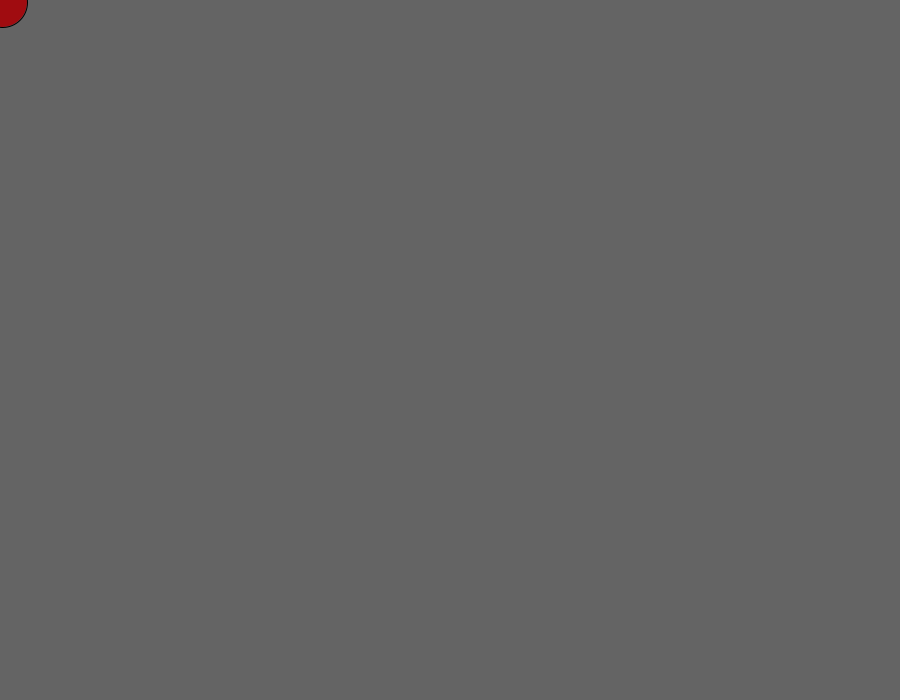
Frame 1 (no input)
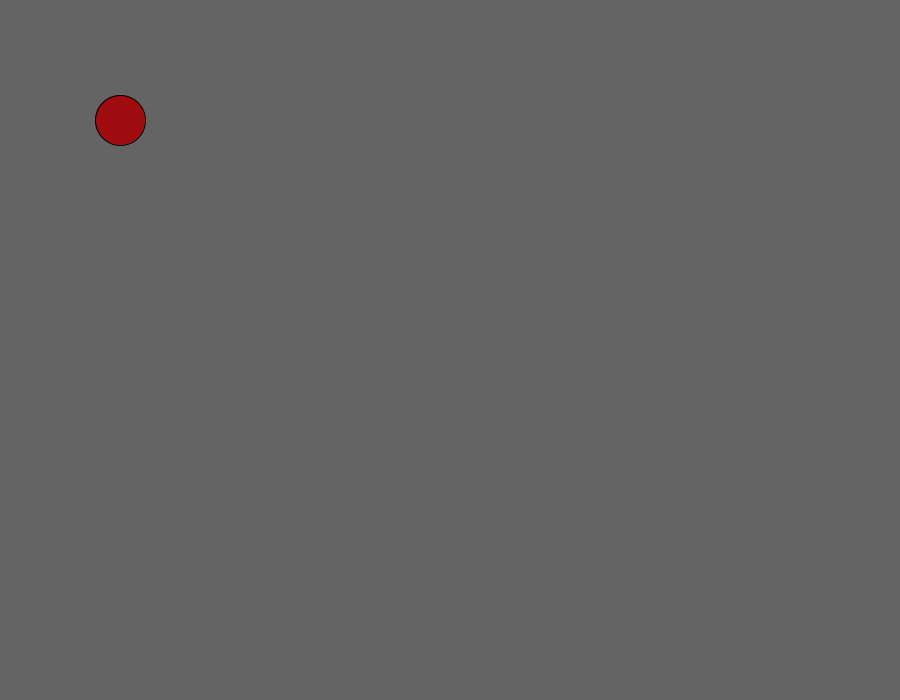
Frame 60 (the mouse pressed at the canvas centre just before this capture)
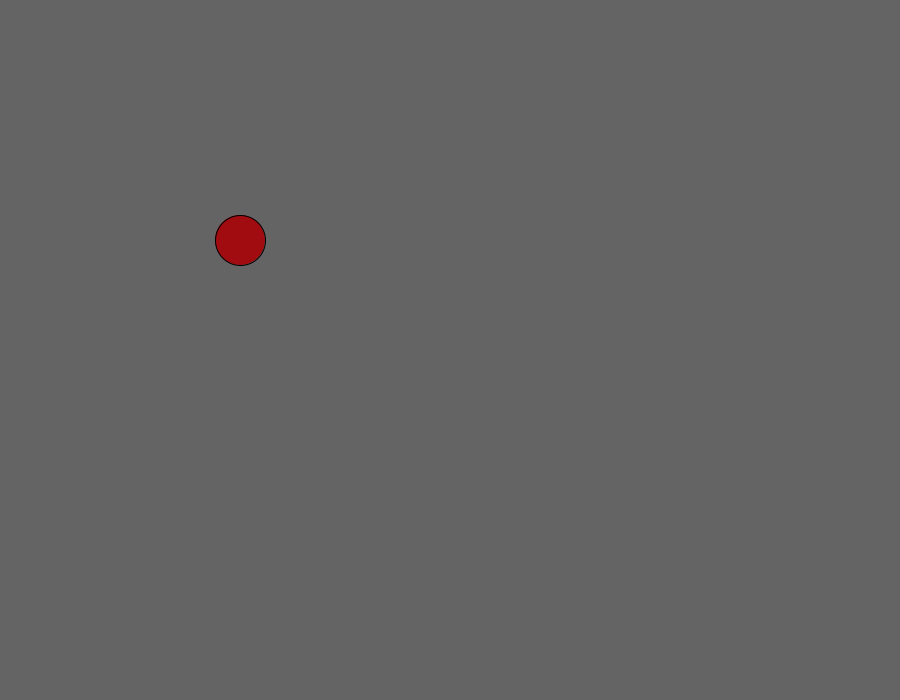
Frame 120 (the mouse held since frame 60 and released just before this capture)

The Processing sketch that drew these frames (run headless with seeded random() and noise(); from frame 60 on, the mouse is pressed at the canvas centre):

// Processing sketch: sugarscreen
// ── sugarscreen.pde
void setup()
{
  size(900, 700);
  background(100);
  fill(0, 0, 0);
  ellipse(width/2, height/2, 50, 50);
}

void draw()
{
  if (pos.x <= 0) {
    directionX = 2;
  } else if (pos.x >= width) {
    directionX = -1;
  }
  if (pos.y <= 0) {
    directionY = 2;
  } else if (pos.y >= height) {
    directionY = -2;
  }
  pos.x += directionX;
  pos.y += directionY;
  fill(160, 12, 16);
  background(100);
  ellipse(pos.x, pos.y, 50, 50);
}

int y = 1;
PVector pos = new PVector(0, 0);
int directionX = 1;
int directionY = 1;
